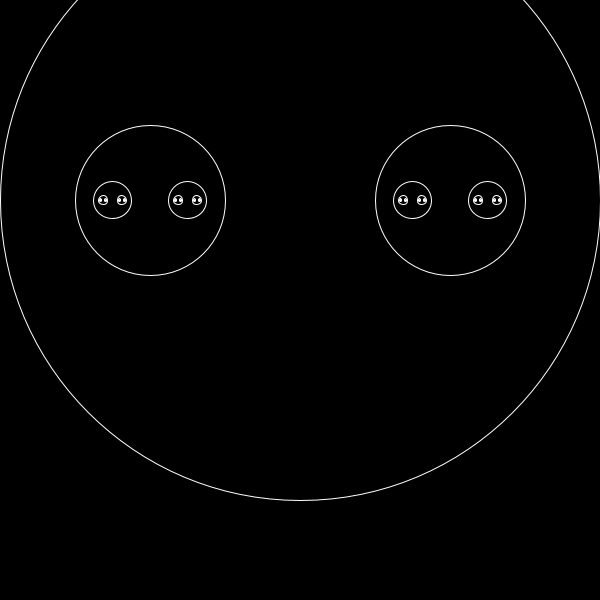
Frame 1 (no input)
Frame 2 (the mouse pressed at the canvas centre, redrawn once): identical to frame 1, image omitted

The Processing sketch that drew this single still picture (run headless with seeded random() and noise(); the mouse was pressed at the canvas centre and the sketch redrawn once):

// Processing sketch: CC_077_Recursion_Processing
// ── CC_077_Recursion_Processing.pde
// Daniel Shiffman
// http://codingtra.in
// http://patreon.com/codingtrain

// Recursion
// Edited Video: https://www.youtube.com/watch?v=jPsZwrV9ld0

// Originally written using p5.js

void setup() {
  size(600, 600);
}

void draw() {
  background(0);
  stroke(255);
  noFill();
  drawCircle(300, 200, 600);
  noLoop();
}

void drawCircle(float x, float y, float d) {
  ellipse(x, y, d, d);
  if (d > 2) {
    float newD = d * 0.25;
    drawCircle(x + newD, y, newD);
    drawCircle(x - newD, y, newD);
    //drawCircle(x, y + d * 0.5, d * 0.5);
  }
}
